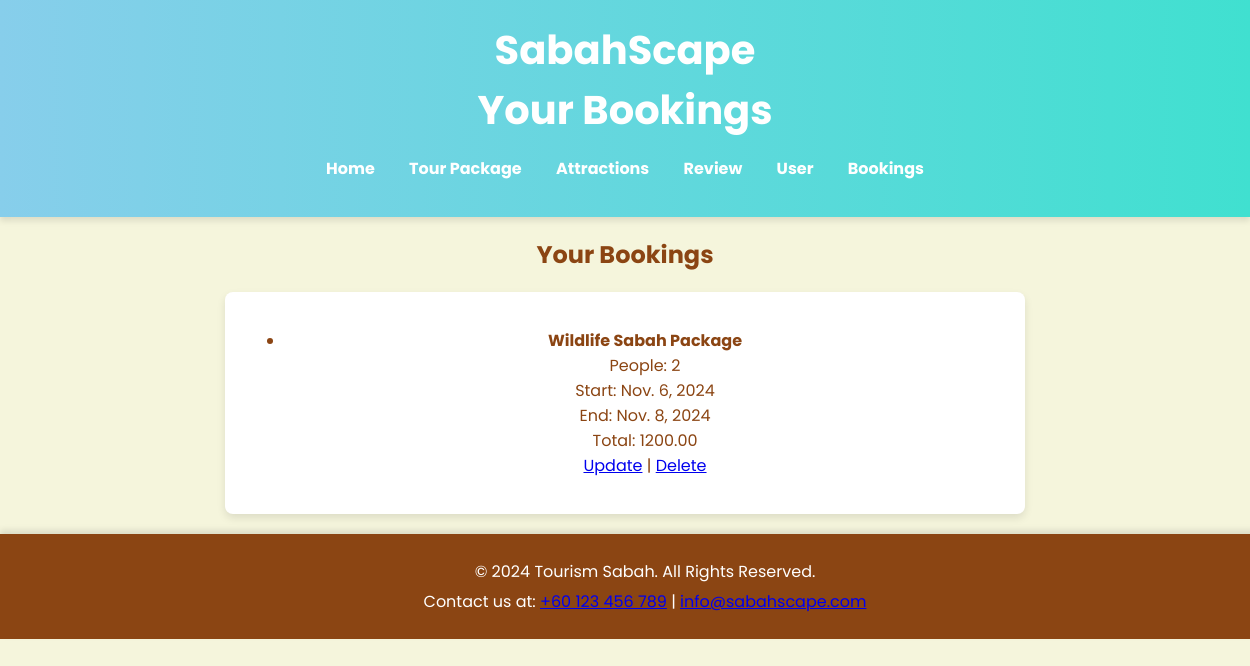
The page /bookings/ (signed in) on the database its author committed.
### sabah/models.py (models this page shows)
class Booking(models.Model):
    userID = models.ForeignKey(UserProfile, on_delete=models.CASCADE)
    tour_package = models.ForeignKey(TourPackage, on_delete=models.CASCADE, related_name='bookings')
    booking_date = models.DateTimeField(auto_now_add=True)
    number_of_people = models.PositiveIntegerField(default=1)
    total_price = models.DecimalField(max_digits=10, decimal_places=2)
    confirmation = models.BooleanField(default=False)
    booking_id = models.AutoField(primary_key=True)
    start_date = models.DateField(null=True)
    end_date = models.DateField(null=True)

class TourPackage(models.Model):
    packageID = models.AutoField(primary_key=True)
    name_package = models.CharField(max_length=200)
    description = models.TextField()
    price = models.DecimalField(max_digits=10, decimal_places=2)
    duration = models.CharField(max_length=100)
    available = models.BooleanField(default=True)

### sabah/views.py (the view)
# urls.py: path('bookings/', views.user_bookings, name='bookings'),
def user_bookings(request):
    if 'username' not in request.session:
        return redirect('login')
    user_profile = UserProfile.objects.get(username=request.session['username'])
    bookings = Booking.objects.filter(userID=user_profile)
    return render(request, 'booking_cart.html', {'bookings': bookings})

### sabah/templates/booking_cart.html (shortened to what this page needs)
<html lang="en">
<head>
    <link rel="stylesheet" href="https://cdnjs.cloudflare.com/ajax/libs/font-awesome/6.0.0-beta3/css/all.min.css">
</head>
<body>
<header>
    <h1>SabahScape</h1>
    <h1>Your Bookings</h1>
    <nav>
        <ul>
            <li><a href="/">Home</a></li>
            <li><a href="/tourpackages/">Tour Package</a></li>
            <li><a href="/attractions/">Attractions</a></li>
            <li><a href="/review/">Review</a></li>
            <li><a href="/profile/">User</a></li>
            <li><a href="/bookings/">Bookings</a></li>
        </ul>
    </nav>
</header>
<div class="content">
    <h2>Your Bookings</h2>
    <div class="bookings-container">
        {% if bookings %}
            <ul>
                {% for booking in bookings %}
                    <li>
                        <strong>{{ booking.tour_package.name_package }}</strong><br>
                        People: {{ booking.number_of_people }}<br>
                        Start: {{ booking.start_date }}<br>
                        End: {{ booking.end_date }}<br>
                        Total: {{ booking.total_price }}<br>
                        <a href="{% url 'update_booking' booking.booking_id %}">Update</a> |
                        <a href="{% url 'delete_booking' booking.booking_id %}" onclick="return confirm('Are you sure you want to delete this booking?');">Delete</a>
                    </li>
                {% endfor %}
            </ul>
        {% else %}
            <p>You have no bookings.</p>
        {% endif %}
    </div>
</div>
<footer>
    <p>&copy; 2024 Tourism Sabah. All Rights Reserved.</p>
    <p>Contact us at: <a href="tel:+60123456789">+60 123 456 789</a> | <a href="mailto:info@sabahscape.com">info@sabahscape.com</a></p>
</footer>
</body>
</html>

### sabah/templates/booking_cart.html (style rules this page uses)
:root { --sky-blue: #87CEEB; --turquoise: #40E0D0; --sage-green: #B2B9A8; --sunset-orange: #FF4500; --coral: #FF7F50; --peach: #FFDAB9; --earthy-brown: #8B4513; --beige: #F5F5DC; }
body { font-family: 'Poppins', sans-serif; margin: 0; padding: 0; background-color: var(--beige); color: var(--earthy-brown); }
header { background: linear-gradient(to right, var(--sky-blue), var(--turquoise)); padding: 20px; text-align: center; color: white; box-shadow: 0 4px 6px rgba(0, 0, 0, 0.1); }
h1 { margin: 0; font-size: 2.5em; }
nav { margin: 15px 0; }
nav ul { list-style: none; padding: 0; }
nav ul li { display: inline; margin: 0 15px; }
nav ul li a { color: white; text-decoration: none; font-weight: bold; transition: color 0.3s ease; }
.content { padding: 20px; max-width: 800px; margin: auto; text-align: center; }
.bookings-container { background-color: white; border-radius: 8px; padding: 20px; box-shadow: 0 4px 8px rgba(0, 0, 0, 0.1); }
footer { text-align: center; padding: 20px; background: var(--earthy-brown); color: white; position: relative; bottom: 0; width: 100%; box-shadow: 0 -4px 6px rgba(0, 0, 0, 0.1); }
footer p { margin: 5px 0; }
h2 { margin-top: 0; }

### rows shown on the page
Booking: tour_package.name_package "Wildlife Sabah Package", number_of_people "2", start_date "Nov. 6, 2024", end_date "Nov. 8, 2024", total_price "1200.00"
